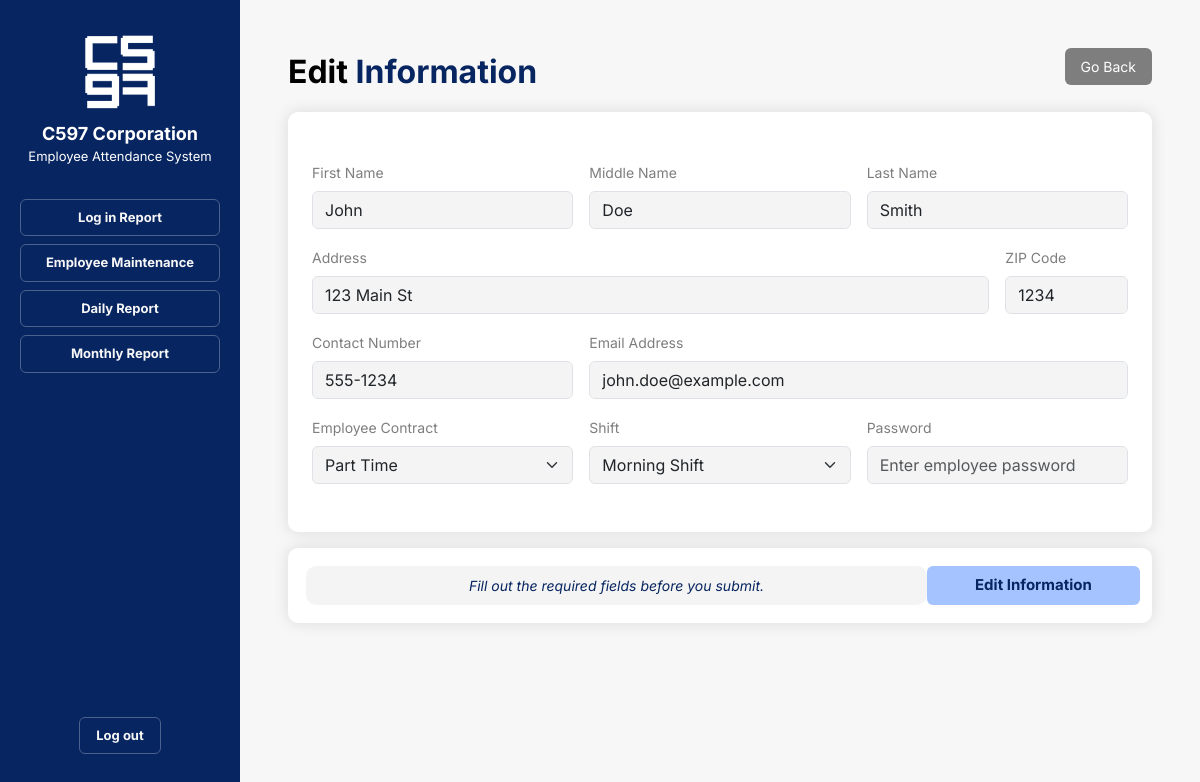
The app's page /pages/admin/employee-edit.php?emp_id=1, older data.
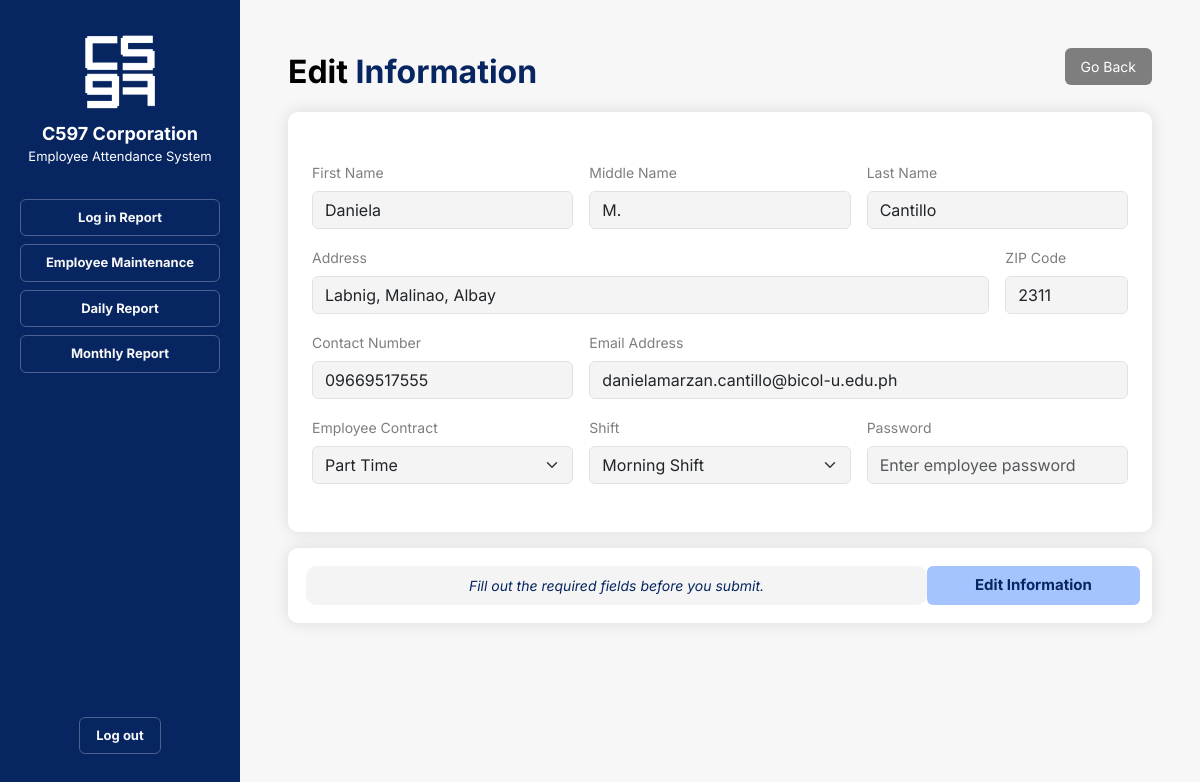
The same page, newer data.
### tables this page shows
CREATE TABLE `employee` (
  `emp_id` int(11) NOT NULL,
  `password` varchar(30) NOT NULL,
  `first_name` varchar(50) DEFAULT NULL,
  `middle_name` varchar(50) DEFAULT NULL,
  `last_name` varchar(50) DEFAULT NULL,
  `address` varchar(100) DEFAULT NULL,
  `zip` varchar(4) DEFAULT NULL,
  `contact_number` varchar(11) DEFAULT NULL,
  `email_address` varchar(50) DEFAULT NULL,
  `contract` varchar(50) NOT NULL,
  `shift` varchar(25) NOT NULL
);

### pages/admin/employee-edit.php (the view, shortened to what the changed rows need)
<!DOCTYPE html>
<html lang="en">
<head>
  <link rel="stylesheet" href="https://cdn.jsdelivr.net/npm/bootstrap@5.3.2/dist/css/bootstrap.min.css">
  <link rel="stylesheet" href="../css/nav-bar.css">
  <link rel="stylesheet" href="../css/employee-registration.css">
</head>
<body class="container-fluid">
  	<div class="container-fluid row gap-0">
		<div class="right_panel container p-5">
			<div class="container-fluid gap-3">
				<div class="row p-0 mx-0 justify-content-evenly">
					<div class="card py-5 px-4">
						<form action="employee-edit-form.php" method="post" class="register_form row g-3">
							<?php
                                $emp_id = $_GET['emp_id'];
								include_once __DIR__ . '/../php/connection.php';
								$query = "SELECT * FROM employee WHERE emp_id = $emp_id";
								$result = mysqli_query($conn, $query);
								if ($result) {
									$employeeData = mysqli_fetch_assoc($result);
									$first_name = $employeeData['first_name'];
									$middle_name = $employeeData['middle_name'];
									$last_name = $employeeData['last_name'];
									$address = $employeeData['address'];
									$zip = $employeeData['zip'];
									$contact_number = $employeeData['contact_number'];
									$email_address = $employeeData['email_address'];
								} else {
									echo "Error: " . mysqli_error($conn);
								}
                            ?>
							<div class="col-md-4">
								<label for="inputFirstName" class="form-label">First Name</label>
								<input type="text" class="form-control" id="input-first-name" name="input-first-name" placeholder="Enter first name" value="<?php echo $first_name ?>" required>
							</div>
							<div class="col-md-4">
							<label for="inputMiddleName" class="form-label">Middle Name</label>
								<input type="input-middle-name" class="form-control" id="input-middle-name" name="input-middle-name" placeholder="Enter middle name" value="<?php echo $middle_name ?>" required>
							</div>
							<div class="col-md-4">
								<label for="inputLastName" class="form-label">Last Name</label>
								<input type="text" class="form-control" id="input-last-name" name="input-last-name" placeholder="Enter last name"value="<?php echo $last_name ?>" required>
							</div>
							<div class="col-10">
								<label for="inputAddress" class="form-label">Address</label>
								<input type="text" class="form-control" id="input-address" name="input-address" placeholder="1234 Main St" value="<?php echo $address ?>" required>
							</div>
							<div class="col-2">
								<label for="inputZIP" class="form-label">ZIP Code</label>
								<input type="text" class="form-control" id="input-zip" name="input-zip" placeholder="4500" value="<?php echo $zip ?>" required>
							</div>
							<div class="col-4">
								<label for="inputContactNumber" class="form-label">Contact Number</label>
								<input type="text" class="form-control" id="input-contact-number" name="input-contact-number" placeholder="09123456789" value="<?php echo $contact_number ?>" required>
							</div>
							<div class="col-md-8">
								<label for="inputEmailAddress" class="form-label">Email Address</label>
								<input type="text" class="form-control" id="input-email-address" name="input-email-address" placeholder="example123@email.com" value="<?php echo $email_address ?>" required>
							</div>
					</div>
				</div>
			</div>
		</div>
  	</div>
</body>
</html>

Row changes from the older to the newer data that the page shows:
changed employee: input-first-name "John" → "Daniela"; input-middle-name "Doe" → "M."; input-address "123 Main St" → "Labnig, Malinao, Albay"; input-zip "1234" → "2311"; input-contact-number "555-1234" → "09669517555"; input-email-address "john.doe@example.com" → "danielamarzan.cantillo@bicol-u.edu.ph"
Text that changed along with them:
form field input-last-name: "Smith" → "Cantillo"
